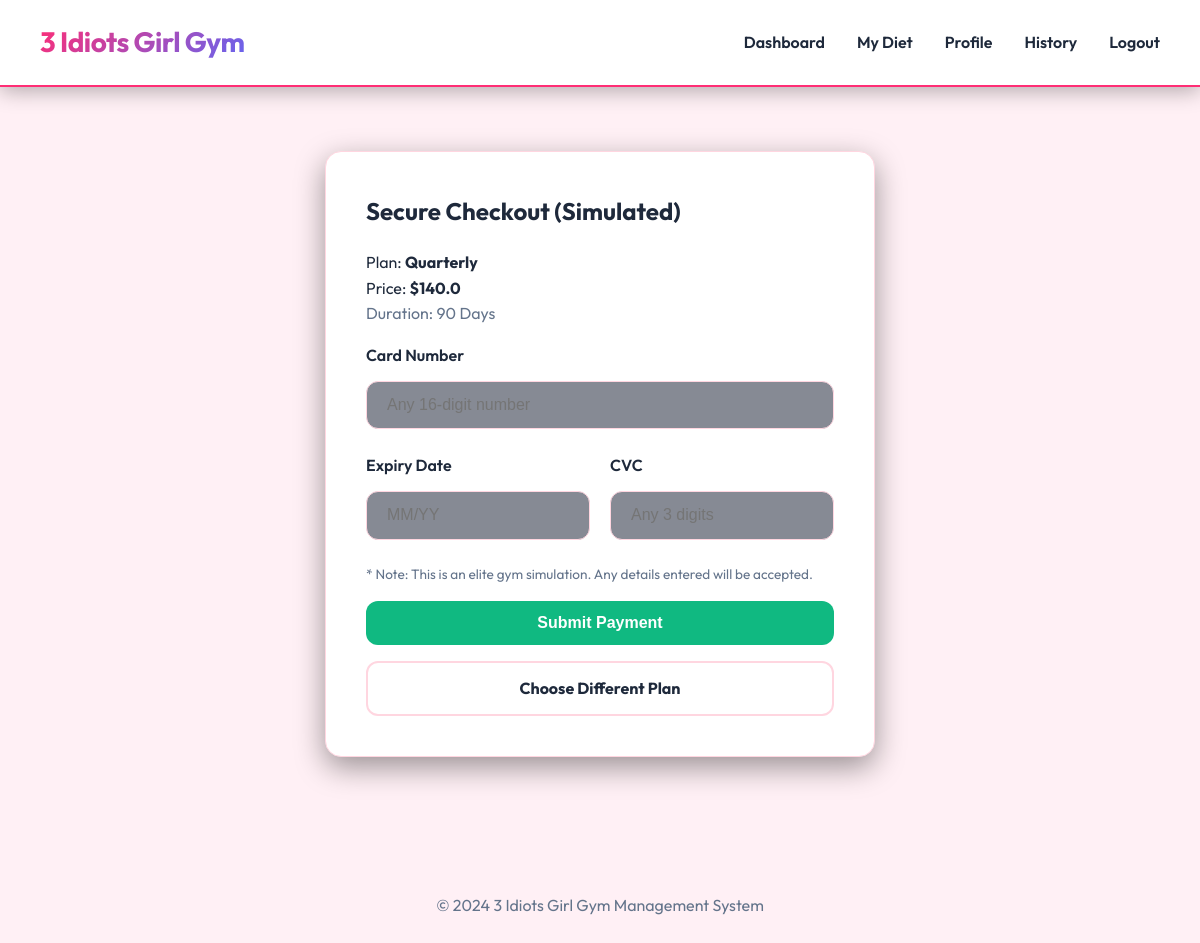
Page /checkout/2 (signed in) on the committed database.
### tables this page shows
CREATE TABLE membership_plans (
    id INTEGER PRIMARY KEY AUTOINCREMENT,
    plan_name TEXT,
    duration_days INTEGER,
    price REAL
);

### app.py (the view)
@app.route("/checkout/<int:plan_id>")
def checkout(plan_id):
    if "member_id" not in session:
        return redirect("/login")
    conn = get_db()
    plan = conn.execute("SELECT * FROM membership_plans WHERE id=?", (plan_id,)).fetchone()
    conn.close()
    if not plan:
        flash("Plan not found.", "danger")
        return redirect("/membership")
    return render_template("checkout.html", plan=plan, stripe_public_key=STRIPE_PUBLIC_KEY)

### app.py (called while the page is built)
def get_db():
    conn = sqlite3.connect(DATABASE)
    conn.row_factory = sqlite3.Row
    return conn

### templates/checkout.html (shortened to what this page needs)
{% extends "base.html" %}
{% block content %}
<div class="page-wrapper narrow">
  <div class="card">
    <h2>Secure Checkout (Simulated)</h2>
    <p>Plan: <strong>{{ plan['plan_name'] }}</strong></p>
    <p>Price: <strong>${{ plan['price'] }}</strong></p>
    <p class="text-muted mb-3">Duration: {{ plan['duration_days'] }} Days</p>
    <form id="payment-form" action="/process_payment" method="POST">
      <div class="form-group">
        <label class="form-label">Card Number</label>
        <input type="text" name="card_number" class="form-control" placeholder="Any 16-digit number" required maxlength="16" minlength="16">
      </div>
      <div class="form-grid-2">
        <div class="form-group">
          <label class="form-label">Expiry Date</label>
          <input type="text" name="expiry" class="form-control" placeholder="MM/YY" required>
        </div>
        <div class="form-group">
          <label class="form-label">CVC</label>
          <input type="text" name="cvc" class="form-control" placeholder="Any 3 digits" required maxlength="3" minlength="3">
        </div>
      </div>
      <div id="payment-status-msg" class="text-muted mb-3" style="font-size: 0.85rem;">
        * Note: This is an elite gym simulation. Any details entered will be accepted.
      </div>
      <button id="pay-btn" type="submit" class="btn btn-success btn-full">Submit Payment</button>
      <a href="/membership" class="btn btn-outline btn-full mt-3" style="text-align: center;">Choose Different Plan</a>
    </form>
  </div>
</div>
{% endblock %}

### static/style.css (style rules this page uses)
:root { --primary-color: #ff2d75; --primary-hover: #e02568; --secondary-color: #6366f1; --success-color: #10b981; --danger-color: #f43f5e; --warning-color: #f59e0b; --info-color: #0ea5e9; --dark-color: #1e293b; --nav-bg: #ffffff; --body-bg: #fff0f5; --card-bg: #ffffff; --card-border: #ffd6e0; --text-main: #1e293b; --text-muted: #64748b; --accent-gradient: linear-gradient(135deg, #ff2d75 0%, #6366f1 100%); }
* { box-sizing: border-box; margin: 0; padding: 0; }
body { font-family: 'Outfit', sans-serif; background-color: var(--body-bg); color: var(--text-main); line-height: 1.6; }
.page-wrapper { padding: 1rem 0; }
.page-wrapper.narrow { max-width: 550px; margin: auto; }
.card { background-color: var(--card-bg); padding: 2.5rem; border-radius: 16px; border: 1px solid var(--card-border); box-shadow: 0 10px 30px rgba(0, 0, 0, 0.4); margin-bottom: 2.5rem; }
h1, h2, h3 { margin-bottom: 1.25rem; font-weight: 700; }
.text-muted { color: var(--text-muted); }
.btn { display: inline-block; padding: 0.8rem 1.75rem; border: none; border-radius: 12px; cursor: pointer; text-decoration: none; font-size: 1rem; font-weight: 700; transition: all 0.3s ease; text-align: center; }
.btn-success { background-color: var(--success-color); color: #fff; }
.btn-outline { background-color: transparent; border: 2px solid var(--card-border); color: var(--text-main); }
.btn-full { width: 100%; display: block; margin-top: 1rem; }
.form-group { margin-bottom: 1.5rem; }
.form-label { display: block; margin-bottom: 0.75rem; font-weight: 600; color: var(--text-main); }
.form-control { width: 100%; padding: 0.9rem 1.25rem; background-color: rgba(15, 23, 42, 0.5); border: 1px solid var(--card-border); border-radius: 12px; font-size: 1rem; color: #fff; transition: all 0.3s; }
.form-grid-2 { display: grid; grid-template-columns: 1fr 1fr; gap: 1.25rem; }
.mt-3 { margin-top: 1rem; }
.mb-3 { margin-bottom: 1rem; }

### rows in the picture
membership_plans: plan_name "Quarterly", price "140.0", duration_days "90"
